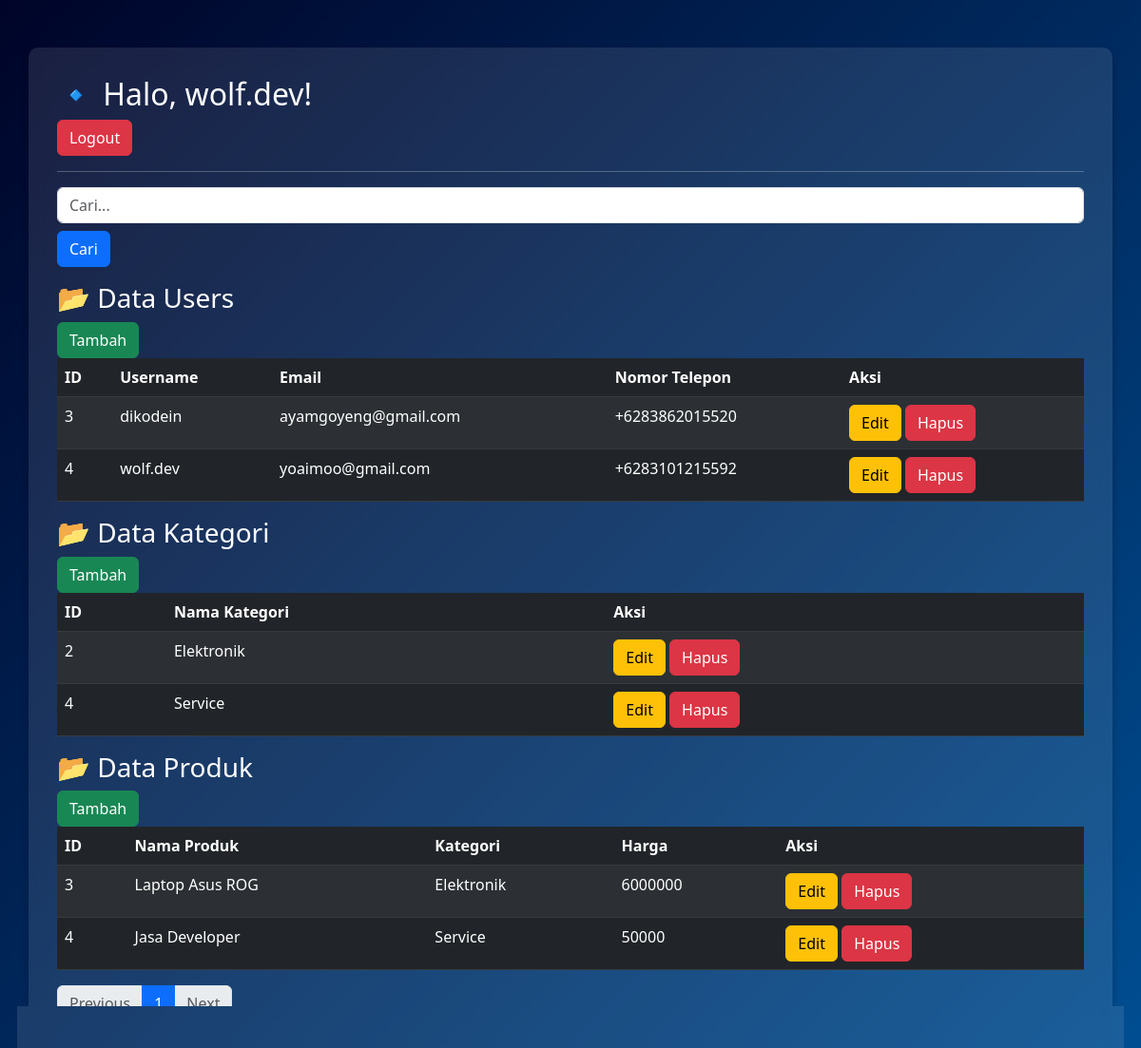
Page /adminpanel/index.php (signed in) on the committed database.
### tables this page shows
CREATE TABLE `users` (
  `id` int(11) NOT NULL,
  `username` varchar(50) DEFAULT NULL,
  `email` varchar(255) NOT NULL,
  `nomor_telepon` varchar(20) NOT NULL,
  `password` varchar(255) DEFAULT NULL
);

CREATE TABLE `kategori` (
  `id` int(11) NOT NULL,
  `nama` varchar(100) DEFAULT NULL
);

CREATE TABLE `produk` (
  `id` int(11) NOT NULL,
  `kategori_id` int(11) DEFAULT NULL,
  `penjual_nama` varchar(255) NOT NULL,
  `whatsapp` varchar(255) NOT NULL,
  `nama` varchar(255) DEFAULT NULL,
  `harga` double DEFAULT NULL,
  `foto` varchar(255) DEFAULT NULL,
  `detail` text DEFAULT NULL,
  `stok` enum('habis','tersedia') DEFAULT 'tersedia'
);

### adminpanel/index.php (the view, shortened to what this page needs)
<?php
require "../koneksi.php";
$limit = 10;
$page = isset($_GET['page']) ? (int)$_GET['page'] : 1;
$start = ($page - 1) * $limit;
$search = isset($_GET['search']) ? trim($_GET['search']) : "";
$stmt_users = $koneksi->prepare("SELECT id, username, email, nomor_telepon FROM users WHERE username LIKE ? OR email LIKE ? LIMIT ?, ?");
$search_param = "%$search%";
$stmt_users->bind_param("ssii", $search_param, $search_param, $start, $limit);
$stmt_users->execute();
$users_query = $stmt_users->get_result();
$stmt_kategori = $koneksi->prepare("SELECT * FROM kategori WHERE nama LIKE ? LIMIT ?, ?");
$stmt_kategori->bind_param("sii", $search_param, $start, $limit);
$stmt_kategori->execute();
$kategori_query = $stmt_kategori->get_result();
$stmt_produk = $koneksi->prepare("SELECT produk.*, kategori.nama as kategori_nama FROM produk JOIN kategori ON produk.kategori_id = kategori.id WHERE produk.nama LIKE ? LIMIT ?, ?");
$stmt_produk->bind_param("sii", $search_param, $start, $limit);
$stmt_produk->execute();
$produk_query = $stmt_produk->get_result();
$total_users = $koneksi->query("SELECT COUNT(*) AS total FROM users WHERE username LIKE '%$search%' OR email LIKE '%$search%' ")->fetch_assoc()['total'];
$total_kategori = $koneksi->query("SELECT COUNT(*) AS total FROM kategori WHERE nama LIKE '%$search%' ")->fetch_assoc()['total'];
$total_produk = $koneksi->query("SELECT COUNT(*) AS total FROM produk WHERE nama LIKE '%$search%' ")->fetch_assoc()['total'];
$total_pages = ceil(max($total_users, $total_kategori, $total_produk) / $limit);
?>
<!DOCTYPE html>
<html lang="id">
<head>
    <link href="https://cdn.jsdelivr.net/npm/bootstrap@5.3.0/dist/css/bootstrap.min.css" rel="stylesheet">
</head>
<body>
<div class="container">
    <h2>🔹 Halo, <?= htmlspecialchars($_SESSION['admin_username']); ?>!</h2>
    <a href="logout.php" class="btn btn-danger">Logout</a>
    <hr>
    <form method="GET" class="mb-3">
        <input type="text" name="search" class="form-control" placeholder="Cari..." value="<?= htmlspecialchars($search); ?>">
        <button type="submit" class="btn btn-primary mt-2">Cari</button>
    </form>
    <h3>📂 Data Users</h3>
    <a href="tambah_user.php" class="btn btn-success">Tambah</a>
    <table class="table table-dark table-striped">
        <thead>
            <tr><th>ID</th><th>Username</th><th>Email</th><th>Nomor Telepon</th><th>Aksi</th></tr>
        </thead>
        <tbody>
            <?php while ($user = $users_query->fetch_assoc()): ?>
                <tr>
                    <td><?= $user['id']; ?></td>
                    <td><?= htmlspecialchars($user['username']); ?></td>
                    <td><?= htmlspecialchars($user['email']); ?></td>
                    <td><?= htmlspecialchars($user['nomor_telepon']); ?></td>
                    <td><a href="edit_user.php?id=<?= $user['id']; ?>" class="btn btn-warning">Edit</a>
                    <a href="hapus_user.php?id=<?= $produk['id']; ?>" class="btn btn-danger" onclick="return confirm('Hapus user ini?');">Hapus</a></td>
                </tr>
            <?php endwhile; ?>
        </tbody>
    </table>
    <h3>📂 Data Kategori</h3>
    <a href="tambah_kategori.php" class="btn btn-success">Tambah</a>
    <table class="table table-dark table-striped">
        <thead>
            <tr><th>ID</th><th>Nama Kategori</th><th>Aksi</th></tr>
        </thead>
        <tbody>
            <?php while ($kategori = $kategori_query->fetch_assoc()): ?>
                <tr>
                    <td><?= $kategori['id']; ?></td>
                    <td><?= htmlspecialchars($kategori['nama']); ?></td>
                    <td><a href="edit_kategori.php?id=<?= $kategori['id']; ?>" class="btn btn-warning">Edit</a>
                    <a href="hapus_kategori.php?id=<?= $produk['id']; ?>" class="btn btn-danger" onclick="return confirm('Hapus kategori ini?');">Hapus</a></td>
                </tr>
            <?php endwhile; ?>
        </tbody>
    </table>
    <h3>📂 Data Produk</h3>
    <a href="tambah_produk.php" class="btn btn-success">Tambah</a>
    <table class="table table-dark table-striped">
        <thead>
            <tr><th>ID</th><th>Nama Produk</th><th>Kategori</th><th>Harga</th><th>Aksi</th></tr>
        </thead>
        <tbody>
            <?php while ($produk = $produk_query->fetch_assoc()): ?>
                <tr>
                    <td><?= $produk['id']; ?></td>
                    <td><?= htmlspecialchars($produk['nama']); ?></td>
                    <td><?= htmlspecialchars($produk['kategori_nama']); ?></td>
                    <td><?= htmlspecialchars($produk['harga']); ?></td>
                    <td><a href="edit_produk.php?id=<?= $produk['id']; ?>" class="btn btn-warning">Edit</a>
                    <a href="hapus_produk.php?id=<?= $produk['id']; ?>" class="btn btn-danger" onclick="return confirm('Hapus produk ini?');">Hapus</a>
                    </td>
                </tr>
            <?php endwhile; ?>
        </tbody>
    </table>
    <nav>
        <ul class="pagination">
            <li class="page-item <?= ($page == 1) ? 'disabled' : ''; ?>">
                <a class="page-link" href="?page=<?= $page - 1; ?>&search=<?= htmlspecialchars($search); ?>">Previous</a>
            </li>
            <?php for ($i = 1; $i <= $total_pages; $i++): ?>
                <li class="page-item <?= ($i == $page) ? 'active' : ''; ?>">
                    <a class="page-link" href="?page=<?= $i; ?>&search=<?= htmlspecialchars($search); ?>"> <?= $i; ?> </a>
                </li>
            <?php endfor; ?>
            <li class="page-item <?= ($page == $total_pages) ? 'disabled' : ''; ?>">
                <a class="page-link" href="?page=<?= $page + 1; ?>&search=<?= htmlspecialchars($search); ?>">Next</a>
            </li>
        </ul>
    </nav>
</div>
</body>
</html>

### adminpanel/index.php (style rules this page uses)
body { background: linear-gradient(135deg, #000428, #004e92); color: #fff; min-height: 100vh; padding-top: 50px; }
.container { background: rgba(255, 255, 255, 0.1); padding: 30px; border-radius: 10px; backdrop-filter: blur(10px); box-shadow: 0 4px 8px rgba(0, 0, 0, 0.2); }

### rows in the picture
users: id "3", username "dikodein", email "ayamgoyeng@gmail.com", nomor_telepon "+6283862015520"
users: id "4", username "wolf.dev", email "yoaimoo@gmail.com", nomor_telepon "+6283101215592"
kategori: id "2", nama "Elektronik"
kategori: id "4", nama "Service"
produk: id "3", nama "Laptop Asus ROG", kategori.nama "Elektronik", harga "6000000"
produk: id "4", nama "Jasa Developer", kategori.nama "Service", harga "50000"

### other values in the picture
$_SESSION['admin_username'] "wolf.dev"
